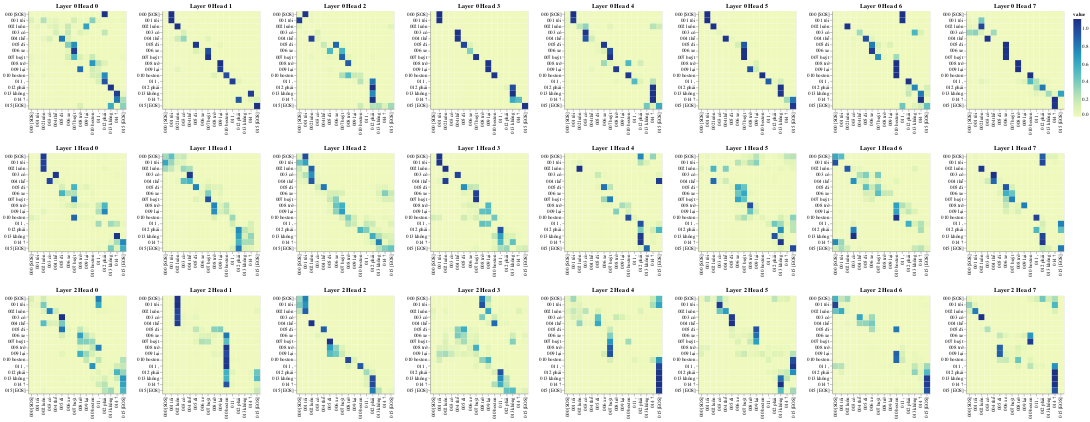

Notebook code cell kept with this figure:
### Markdown cell above
# Nhận xét:
- Layer 0 Head 0 'xe' với 'buýt' có độ tương đồng cao
- Nhìn chung, cả layer 0 và ở head 0,1,2,3 và head 7, các từ đều chỉ tập trung vào chính nó (xem đường chéo chính)
- Nhìn chung ở layer 0, 'đi', 'xe' và 'trở' có độ tương đồng cao
- Layer 0 Head 2, 'Boston' nhận được attention từ rất nhiều từ ("xe","buýt","trở","lại",...) --> mô hình hiểu được việc "trở lại"  là sử dụng phương tiện i.e: "đi xe buýt" ...?
- Layer 2 Head 1, 'Boston' cũng nhận được rất nhiều attention
- Layer 1 Head 0,1,2,3 attention vùng "phải","không" và "?" tầm 0.1 trở lên --> hiểu được là câu hỏi?
- Layer 1 Head 1,2 "trở" "lại" "Boson" --> tương tự Layer 0 Head 2
- Layer 2 Head 7 "?" nhận được attention cao từ "phải", "không" --> hiểu là câu hỏi
- Token "EOS" Nhận nhiều attention của các token khác (Layer 2 Head 4, 6) --> vì đây là encoder --> attention được dồn vào token này?

### Code cell
layers = [0, 1, 2]
heads = [0, 1, 2, 3, 4, 5, 6, 7]

# Encoder Self-Attention
get_all_attention_maps("encoder", layers, heads, encoder_input_tokens, encoder_input_tokens, min(20, sentence_len))

### Figure 1 — Vega-Lite specification as saved in the notebook (floating-point values rounded to 4 significant figures; data arrays with more than 128 entries replaced by an {"elided": "..."} marker saying what was removed)
{"config": {"view": {"continuousWidth": 300, "continuousHeight": 300}}, "vconcat": [{"hconcat": [{"data": {"name": "data-2bde1f6a0d4c74b2d58a6d9e195a851b"}, "mark": {"type": "rect"}, "encoding": {"color": {"field": "value", "type": "quantitative"}, "tooltip": [{"field": "row", "type": "quantitative"}, {"field": "column", "type": "quantitative"}, {"field": "value", "type": "quantitative"}, {"field": "row_token", "type": "nominal"}, {"field": "col_token", "type": "nominal"}], "x": {"axis": {"title": ""}, "field": "col_token", "type": "nominal"}, "y": {"axis": {"title": ""}, "field": "row_token", "type": "nominal"}}, "height": 200, "name": "view_25", "title": "Layer 0 Head 0", "width": 200}, {"data": {"name": "data-eaa356f7d1f0cd50f6c00aea3b766cfa"}, "mark": {"type": "rect"}, "encoding": {"color": {"field": "value", "type": "quantitative"}, "tooltip": [{"field": "row", "type": "quantitative"}, {"field": "column", "type": "quantitative"}, {"field": "value", "type": "quantitative"}, {"field": "row_token", "type": "nominal"}, {"field": "col_token", "type": "nominal"}], "x": {"axis": {"title": ""}, "field": "col_token", "type": "nominal"}, "y": {"axis": {"title": ""}, "field": "row_token", "type": "nominal"}}, "height": 200, "name": "view_26", "title": "Layer 0 Head 1", "width": 200}, {"data": {"name": "data-c3e8516924ab065cb8a50e5f78d8a2ab"}, "mark": {"type": "rect"}, "encoding": {"color": {"field": "value", "type": "quantitative"}, "tooltip": [{"field": "row", "type": "quantitative"}, {"field": "column", "type": "quantitative"}, {"field": "value", "type": "quantitative"}, {"field": "row_token", "type": "nominal"}, {"field": "col_token", "type": "nominal"}], "x": {"axis": {"title": ""}, "field": "col_token", "type": "nominal"}, "y": {"axis": {"title": ""}, "field": "row_token", "type": "nominal"}}, "height": 200, "name": "view_27", "title": "Layer 0 Head 2", "width": 200}, {"data": {"name": "data-dc86e44cbc21021bc87858859fd71fba"}, "mark": {"type": "rect"}, "encoding": {"color": {"field": "value", "type": "quantitative"}, "tooltip": [{"field": "row", "type": "quantitative"}, {"field": "column", "type": "quantitative"}, {"field": "value", "type": "quantitative"}, {"field": "row_token", "type": "nominal"}, {"field": "col_token", "type": "nominal"}], "x": {"axis": {"title": ""}, "field": "col_token", "type": "nominal"}, "y": {"axis": {"title": ""}, "field": "row_token", "type": "nominal"}}, "height": 200, "name": "view_28", "title": "Layer 0 Head 3", "width": 200}, {"data": {"name": "data-43e31cdf31f6f6fb7f71f0d385824004"}, "mark": {"type": "rect"}, "encoding": {"color": {"field": "value", "type": "quantitative"}, "tooltip": [{"field": "row", "type": "quantitative"}, {"field": "column", "type": "quantitative"}, {"field": "value", "type": "quantitative"}, {"field": "row_token", "type": "nominal"}, {"field": "col_token", "type": "nominal"}], "x": {"axis": {"title": ""}, "field": "col_token", "type": "nominal"}, "y": {"axis": {"title": ""}, "field": "row_token", "type": "nominal"}}, "height": 200, "name": "view_29", "title": "Layer 0 Head 4", "width": 200}, {"data": {"name": "data-4bd0779819f2cb602560fa0ea53f3815"}, "mark": {"type": "rect"}, "encoding": {"color": {"field": "value", "type": "quantitative"}, "tooltip": [{"field": "row", "type": "quantitative"}, {"field": "column", "type": "quantitative"}, {"field": "value", "type": "quantitative"}, {"field": "row_token", "type": "nominal"}, {"field": "col_token", "type": "nominal"}], "x": {"axis": {"title": ""}, "field": "col_token", "type": "nominal"}, "y": {"axis": {"title": ""}, "field": "row_token", "type": "nominal"}}, "height": 200, "name": "view_30", "title": "Layer 0 Head 5", "width": 200}, {"data": {"name": "data-38b074419896be9ac101190892afadad"}, "mark": {"type": "rect"}, "encoding": {"color": {"field": "value", "type": "quantitative"}, "tooltip": [{"field": "row", "type": "quantitative"}, {"field": "column", "type": "quantitative"}, {"field": "value", "type": "quantitative"}, {"field": "row_token", "type": "nominal"}, {"field": "col_token", "type": "nominal"}], "x": {"axis": {"title": ""}, "field": "col_token", "type": "nominal"}, "y": {"axis": {"title": ""}, "field": "row_token", "type": "nominal"}}, "height": 200, "name": "view_31", "title": "Layer 0 Head 6", "width": 200}, {"data": {"name": "data-e938373dd4ce298883b72306d166a3da"}, "mark": {"type": "rect"}, "encoding": {"color": {"field": "value", "type": "quantitative"}, "tooltip": [{"field": "row", "type": "quantitative"}, {"field": "column", "type": "quantitative"}, {"field": "value", "type": "quantitative"}, {"field": "row_token", "type": "nominal"}, {"field": "col_token", "type": "nominal"}], "x": {"axis": {"title": ""}, "field": "col_token", "type": "nominal"}, "y": {"axis": {"title": ""}, "field": "row_token", "type": "nominal"}}, "height": 200, "name": "view_32", "title": "Layer 0 Head 7", "width": 200}]}, {"hconcat": [{"data": {"name": "data-b675132c6453728ae45354d6fb2ff7fa"}, "mark": {"type": "rect"}, "encoding": {"color": {"field": "value", "type": "quantitative"}, "tooltip": [{"field": "row", "type": "quantitative"}, {"field": "column", "type": "quantitative"}, {"field": "value", "type": "quantitative"}, {"field": "row_token", "type": "nominal"}, {"field": "col_token", "type": "nominal"}], "x": {"axis": {"title": ""}, "field": "col_token", "type": "nominal"}, "y": {"axis": {"title": ""}, "field": "row_token", "type": "nominal"}}, "height": 200, "name": "view_33", "title": "Layer 1 Head 0", "width": 200}, {"data": {"name": "data-ed8f256a076b10e1ec1fb27ddde1bd9a"}, "mark": {"type": "rect"}, "encoding": {"color": {"field": "value", "type": "quantitative"}, "tooltip": [{"field": "row", "type": "quantitative"}, {"field": "column", "type": "quantitative"}, {"field": "value", "type": "quantitative"}, {"field": "row_token", "type": "nominal"}, {"field": "col_token", "type": "nominal"}], "x": {"axis": {"title": ""}, "field": "col_token", "type": "nominal"}, "y": {"axis": {"title": ""}, "field": "row_token", "type": "nominal"}}, "height": 200, "name": "view_34", "title": "Layer 1 Head 1", "width": 200}, {"data": {"name": "data-4069ca8edd51547f22e76c82be835b9a"}, "mark": {"type": "rect"}, "encoding": {"color": {"field": "value", "type": "quantitative"}, "tooltip": [{"field": "row", "type": "quantitative"}, {"field": "column", "type": "quantitative"}, {"field": "value", "type": "quantitative"}, {"field": "row_token", "type": "nominal"}, {"field": "col_token", "type": "nominal"}], "x": {"axis": {"title": ""}, "field": "col_token", "type": "nominal"}, "y": {"axis": {"title": ""}, "field": "row_token", "type": "nominal"}}, "height": 200, "name": "view_35", "title": "Layer 1 Head 2", "width": 200}, {"data": {"name": "data-6b24365739f2c6a2bb23bf563f0ea098"}, "mark": {"type": "rect"}, "encoding": {"color": {"field": "value", "type": "quantitative"}, "tooltip": [{"field": "row", "type": "quantitative"}, {"field": "column", "type": "quantitative"}, {"field": "value", "type": "quantitative"}, {"field": "row_token", "type": "nominal"}, {"field": "col_token", "type": "nominal"}], "x": {"axis": {"title": ""}, "field": "col_token", "type": "nominal"}, "y": {"axis": {"title": ""}, "field": "row_token", "type": "nominal"}}, "height": 200, "name": "view_36", "title": "Layer 1 Head 3", "width": 200}, {"data": {"name": "data-b66184fe377e66e4a7d53486349fb89d"}, "mark": {"type": "rect"}, "encoding": {"color": {"field": "value", "type": "quantitative"}, "tooltip": [{"field": "row", "type": "quantitative"}, {"field": "column", "type": "quantitative"}, {"field": "value", "type": "quantitative"}, {"field": "row_token", "type": "nominal"}, {"field": "col_token", "type": "nominal"}], "x": {"axis": {"title": ""}, "field": "col_token", "type": "nominal"}, "y": {"axis": {"title": ""}, "field": "row_token", "type": "nominal"}}, "height": 200, "name": "view_37", "title": "Layer 1 Head 4", "width": 200}, {"data": {"name": "data-bedc11e5605d2eafab46b161ad8f4cb4"}, "mark": {"type": "rect"}, "encoding": {"color": {"field": "value", "type": "quantitative"}, "tooltip": [{"field": "row", "type": "quantitative"}, {"field": "column", "type": "quantitative"}, {"field": "value", "type": "quantitative"}, {"field": "row_token", "type": "nominal"}, {"field": "col_token", "type": "nominal"}], "x": {"axis": {"title": ""}, "field": "col_token", "type": "nominal"}, "y": {"axis": {"title": ""}, "field": "row_token", "type": "nominal"}}, "height": 200, "name": "view_38", "title": "Layer 1 Head 5", "width": 200}, {"data": {"name": "data-3146ef772bb6af09040e857ac60554cc"}, "mark": {"type": "rect"}, "encoding": {"color": {"field": "value", "type": "quantitative"}, "tooltip": [{"field": "row", "type": "quantitative"}, {"field": "column", "type": "quantitative"}, {"field": "value", "type": "quantitative"}, {"field": "row_token", "type": "nominal"}, {"field": "col_token", "type": "nominal"}], "x": {"axis": {"title": ""}, "field": "col_token", "type": "nominal"}, "y": {"axis": {"title": ""}, "field": "row_token", "type": "nominal"}}, "height": 200, "name": "view_39", "title": "Layer 1 Head 6", "width": 200}, {"data": {"name": "data-052fc92983ab4d39783d43a168747bde"}, "mark": {"type": "rect"}, "encoding": {"color": {"field": "value", "type": "quantitative"}, "tooltip": [{"field": "row", "type": "quantitative"}, {"field": "column", "type": "quantitative"}, {"field": "value", "type": "quantitative"}, {"field": "row_token", "type": "nominal"}, {"field": "col_token", "type": "nominal"}], "x": {"axis": {"title": ""}, "field": "col_token", "type": "nominal"}, "y": {"axis": {"title": ""}, "field": "row_token", "type": "nominal"}}, "height": 200, "name": "view_40", "title": "Layer 1 Head 7", "width": 200}]}, {"hconcat": [{"data": {"name": "data-82d518737997f5b6402e58f193d3b2d2"}, "mark": {"type": "rect"}, "encoding": {"color": {"field": "value", "type": "quantitative"}, "tooltip": [{"field": "row", "type": "quantitative"}, {"field": "column", "type": "quantitative"}, {"field": "value", "type": "quantitative"}, {"field": "row_token", "type": "nominal"}, {"field": "col_token", "type": "nominal"}], "x": {"axis": {"title": ""}, "field": "col_token", "type": "nominal"}, "y": {"axis": {"title": ""}, "field": "row_token", "type": "nominal"}}, "height": 200, "name": "view_41", "title": "Layer 2 Head 0", "width": 200}, {"data": {"name": "data-bf9d1bd45ad944037199971a887c04f2"}, "mark": {"type": "rect"}, "encoding": {"color": {"field": "value", "type": "quantitative"}, "tooltip": [{"field": "row", "type": "quantitative"}, {"field": "column", "type": "quantitative"}, {"field": "value", "type": "quantitative"}, {"field": "row_token", "type": "nominal"}, {"field": "col_token", "type": "nominal"}], "x": {"axis": {"title": ""}, "field": "col_token", "type": "nominal"}, "y": {"axis": {"title": ""}, "field": "row_token", "type": "nominal"}}, "height": 200, "name": "view_42", "title": "Layer 2 Head 1", "width": 200}, {"data": {"name": "data-dffe359c2c68e10cde8f6c277ffc198e"}, "mark": {"type": "rect"}, "encoding": {"color": {"field": "value", "type": "quantitative"}, "tooltip": [{"field": "row", "type": "quantitative"}, {"field": "column", "type": "quantitative"}, {"field": "value", "type": "quantitative"}, {"field": "row_token", "type": "nominal"}, {"field": "col_token", "type": "nominal"}], "x": {"axis": {"title": ""}, "field": "col_token", "type": "nominal"}, "y": {"axis": {"title": ""}, "field": "row_token", "type": "nominal"}}, "height": 200, "name": "view_43", "title": "Layer 2 Head 2", "width": 200}, {"data": {"name": "data-3a68fa5a5b734babba8e2a519d72c0c0"}, "mark": {"type": "rect"}, "encoding": {"color": {"field": "value", "type": "quantitative"}, "tooltip": [{"field": "row", "type": "quantitative"}, {"field": "column", "type": "quantitative"}, {"field": "value", "type": "quantitative"}, {"field": "row_token", "type": "nominal"}, {"field": "col_token", "type": "nominal"}], "x": {"axis": {"title": ""}, "field": "col_token", "type": "nominal"}, "y": {"axis": {"title": ""}, "field": "row_token", "type": "nominal"}}, "height": 200, "name": "view_44", "title": "Layer 2 Head 3", "width": 200}, {"data": {"name": "data-b0969113e0996d7100c77db10a6b3a95"}, "mark": {"type": "rect"}, "encoding": {"color": {"field": "value", "type": "quantitative"}, "tooltip": [{"field": "row", "type": "quantitative"}, {"field": "column", "type": "quantitative"}, {"field": "value", "type": "quantitative"}, {"field": "row_token", "type": "nominal"}, {"field": "col_token", "type": "nominal"}], "x": {"axis": {"title": ""}, "field": "col_token", "type": "nominal"}, "y": {"axis": {"title": ""}, "field": "row_token", "type": "nominal"}}, "height": 200, "name": "view_45", "title": "Layer 2 Head 4", "width": 200}, {"data": {"name": "data-b2e1267303a8d14c63bb72f716747726"}, "mark": {"type": "rect"}, "encoding": {"color": {"field": "value", "type": "quantitative"}, "tooltip": [{"field": "row", "type": "quantitative"}, {"field": "column", "type": "quantitative"}, {"field": "value", "type": "quantitative"}, {"field": "row_token", "type": "nominal"}, {"field": "col_token", "type": "nominal"}], "x": {"axis": {"title": ""}, "field": "col_token", "type": "nominal"}, "y": {"axis": {"title": ""}, "field": "row_token", "type": "nominal"}}, "height": 200, "name": "view_46", "title": "Layer 2 Head 5", "width": 200}, {"data": {"name": "data-2b15f2daf5833054ca2832c58e23b98c"}, "mark": {"type": "rect"}, "encoding": {"color": {"field": "value", "type": "quantitative"}, "tooltip": [{"field": "row", "type": "quantitative"}, {"field": "column", "type": "quantitative"}, {"field": "value", "type": "quantitative"}, {"field": "row_token", "type": "nominal"}, {"field": "col_token", "type": "nominal"}], "x": {"axis": {"title": ""}, "field": "col_token", "type": "nominal"}, "y": {"axis": {"title": ""}, "field": "row_token", "type": "nominal"}}, "height": 200, "name": "view_47", "title": "Layer 2 Head 6", "width": 200}, {"data": {"name": "data-6d2c50548a27f8a09a4da6e47891b786"}, "mark": {"type": "rect"}, "encoding": {"color": {"field": "value", "type": "quantitative"}, "tooltip": [{"field": "row", "type": "quantitative"}, {"field": "column", "type": "quantitative"}, {"field": "value", "type": "quantitative"}, {"field": "row_token", "type": "nominal"}, {"field": "col_token", "type": "nominal"}], "x": {"axis": {"title": ""}, "field": "col_token", "type": "nominal"}, "y": {"axis": {"title": ""}, "field": "row_token", "type": "nominal"}}, "height": 200, "name": "view_48", "title": "Layer 2 Head 7", "width": 200}]}], "params": [{"name": "param_25", "select": {"type": "interval", "encodings": ["x", "y"]}, "bind": "scales", "views": ["view_25"]}, {"name": "param_26", "select": {"type": "interval", "encodings": ["x", "y"]}, "bind": "scales", "views": ["view_26"]}, {"name": "param_27", "select": {"type": "interval", "encodings": ["x", "y"]}, "bind": "scales", "views": ["view_27"]}, {"name": "param_28", "select": {"type": "interval", "encodings": ["x", "y"]}, "bind": "scales", "views": ["view_28"]}, {"name": "param_29", "select": {"type": "interval", "encodings": ["x", "y"]}, "bind": "scales", "views": ["view_29"]}, {"name": "param_30", "select": {"type": "interval", "encodings": ["x", "y"]}, "bind": "scales", "views": ["view_30"]}, {"name": "param_31", "select": {"type": "interval", "encodings": ["x", "y"]}, "bind": "scales", "views": ["view_31"]}, {"name": "param_32", "select": {"type": "interval", "encodings": ["x", "y"]}, "bind": "scales", "views": ["view_32"]}, {"name": "param_33", "select": {"type": "interval", "encodings": ["x", "y"]}, "bind": "scales", "views": ["view_33"]}, {"name": "param_34", "select": {"type": "interval", "encodings": ["x", "y"]}, "bind": "scales", "views": ["view_34"]}, {"name": "param_35", "select": {"type": "interval", "encodings": ["x", "y"]}, "bind": "scales", "views": ["view_35"]}, {"name": "param_36", "select": {"type": "interval", "encodings": ["x", "y"]}, "bind": "scales", "views": ["view_36"]}, {"name": "param_37", "select": {"type": "interval", "encodings": ["x", "y"]}, "bind": "scales", "views": ["view_37"]}, {"name": "param_38", "select": {"type": "interval", "encodings": ["x", "y"]}, "bind": "scales", "views": ["view_38"]}, {"name": "param_39", "select": {"type": "interval", "encodings": ["x", "y"]}, "bind": "scales", "views": ["view_39"]}, {"name": "param_40", "select": {"type": "interval", "encodings": ["x", "y"]}, "bind": "scales", "views": ["view_40"]}, {"name": "param_41", "select": {"type": "interval", "encodings": ["x", "y"]}, "bind": "scales", "views": ["view_41"]}, {"name": "param_42", "select": {"type": "interval", "encodings": ["x", "y"]}, "bind": "scales", "views": ["view_42"]}, {"name": "param_43", "select": {"type": "interval", "encodings": ["x", "y"]}, "bind": "scales", "views": ["view_43"]}, {"name": "param_44", "select": {"type": "interval", "encodings": ["x", "y"]}, "bind": "scales", "views": ["view_44"]}, {"name": "param_45", "select": {"type": "interval", "encodings": ["x", "y"]}, "bind": "scales", "views": ["view_45"]}, {"name": "param_46", "select": {"type": "interval", "encodings": ["x", "y"]}, "bind": "scales", "views": ["view_46"]}, {"name": "param_47", "select": {"type": "interval", "encodings": ["x", "y"]}, "bind": "scales", "views": ["view_47"]}, {"name": "param_48", "select": {"type": "interval", "encodings": ["x", "y"]}, "bind": "scales", "views": ["view_48"]}], "$schema": "https://vega.github.io/schema/vega-lite/v5.14.1.json", "datasets": {"data-2bde1f6a0d4c74b2d58a6d9e195a851b": {"elided": "256 records"}, "data-eaa356f7d1f0cd50f6c00aea3b766cfa": {"elided": "256 records"}, "data-c3e8516924ab065cb8a50e5f78d8a2ab": {"elided": "256 records"}, "data-dc86e44cbc21021bc87858859fd71fba": {"elided": "256 records"}, "data-43e31cdf31f6f6fb7f71f0d385824004": {"elided": "256 records"}, "data-4bd0779819f2cb602560fa0ea53f3815": {"elided": "256 records"}, "data-38b074419896be9ac101190892afadad": {"elided": "256 records"}, "data-e938373dd4ce298883b72306d166a3da": {"elided": "256 records"}, "data-b675132c6453728ae45354d6fb2ff7fa": {"elided": "256 records"}, "data-ed8f256a076b10e1ec1fb27ddde1bd9a": {"elided": "256 records"}, "data-4069ca8edd51547f22e76c82be835b9a": {"elided": "256 records"}, "data-6b24365739f2c6a2bb23bf563f0ea098": {"elided": "256 records"}, "data-b66184fe377e66e4a7d53486349fb89d": {"elided": "256 records"}, "data-bedc11e5605d2eafab46b161ad8f4cb4": {"elided": "256 records"}, "data-3146ef772bb6af09040e857ac60554cc": {"elided": "256 records"}, "data-052fc92983ab4d39783d43a168747bde": {"elided": "256 records"}, "data-82d518737997f5b6402e58f193d3b2d2": {"elided": "256 records"}, "data-bf9d1bd45ad944037199971a887c04f2": {"elided": "256 records"}, "data-dffe359c2c68e10cde8f6c277ffc198e": {"elided": "256 records"}, "data-3a68fa5a5b734babba8e2a519d72c0c0": {"elided": "256 records"}, "data-b0969113e0996d7100c77db10a6b3a95": {"elided": "256 records"}, "data-b2e1267303a8d14c63bb72f716747726": {"elided": "256 records"}, "data-2b15f2daf5833054ca2832c58e23b98c": {"elided": "256 records"}, "data-6d2c50548a27f8a09a4da6e47891b786": {"elided": "256 records"}}}
